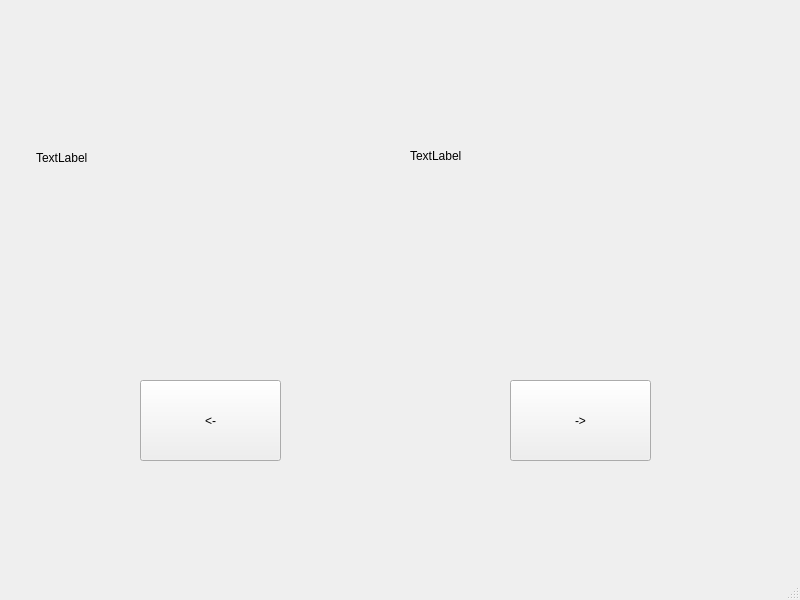
<?xml version="1.0" encoding="UTF-8"?>
<ui version="4.0">
 <class>MainWindow</class>
 <widget class="QMainWindow" name="MainWindow">
  <property name="geometry">
   <rect>
    <x>0</x>
    <y>0</y>
    <width>800</width>
    <height>600</height>
   </rect>
  </property>
  <property name="windowTitle">
   <string>MainWindow</string>
  </property>
  <widget class="QWidget" name="centralwidget">
   <widget class="QLabel" name="label">
    <property name="geometry">
     <rect>
      <x>410</x>
      <y>10</y>
      <width>361</width>
      <height>291</height>
     </rect>
    </property>
    <property name="text">
     <string>TextLabel</string>
    </property>
   </widget>
   <widget class="QPushButton" name="pushButton_2">
    <property name="geometry">
     <rect>
      <x>140</x>
      <y>380</y>
      <width>141</width>
      <height>81</height>
     </rect>
    </property>
    <property name="text">
     <string>&lt;-</string>
    </property>
   </widget>
   <widget class="QPushButton" name="pushButton_3">
    <property name="geometry">
     <rect>
      <x>510</x>
      <y>380</y>
      <width>141</width>
      <height>81</height>
     </rect>
    </property>
    <property name="text">
     <string>-&gt;</string>
    </property>
   </widget>
   <widget class="QLabel" name="label_2">
    <property name="geometry">
     <rect>
      <x>36</x>
      <y>22</y>
      <width>281</width>
      <height>271</height>
     </rect>
    </property>
    <property name="text">
     <string>TextLabel</string>
    </property>
   </widget>
  </widget>
  <widget class="QMenuBar" name="menubar">
   <property name="geometry">
    <rect>
     <x>0</x>
     <y>0</y>
     <width>800</width>
     <height>21</height>
    </rect>
   </property>
  </widget>
  <widget class="QStatusBar" name="statusbar"/>
 </widget>
 <resources/>
 <connections/>
</ui>
